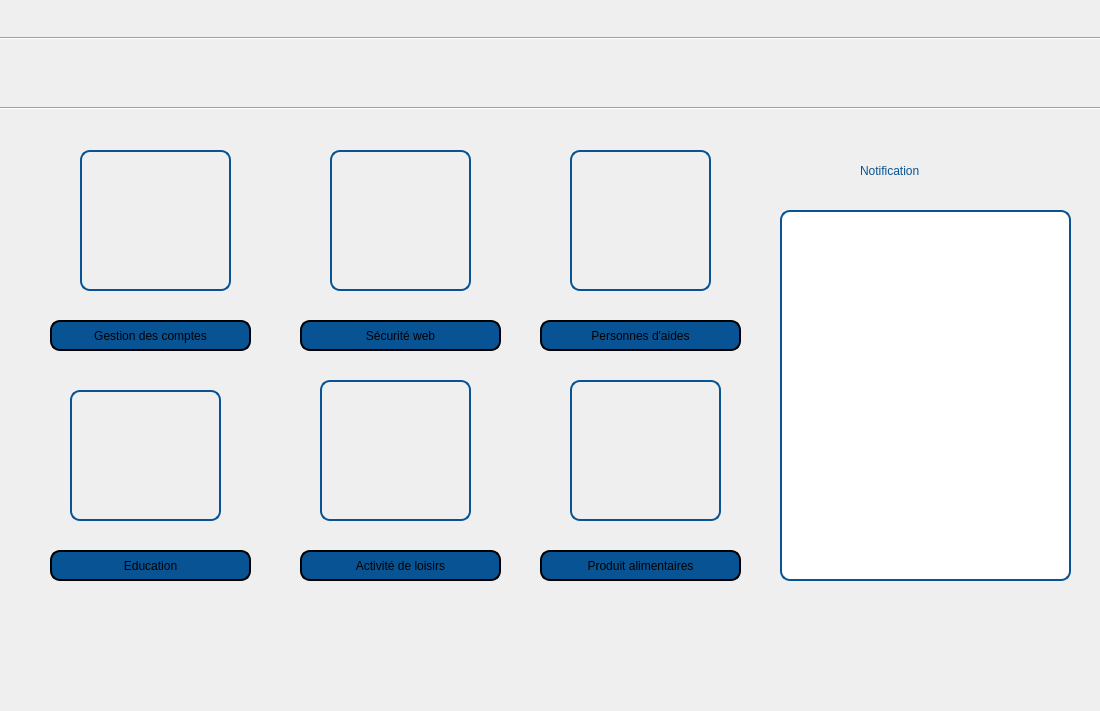
<?xml version="1.0" encoding="UTF-8"?>
<ui version="4.0">
 <class>accueil</class>
 <widget class="QDialog" name="accueil">
  <property name="geometry">
   <rect>
    <x>0</x>
    <y>0</y>
    <width>1100</width>
    <height>711</height>
   </rect>
  </property>
  <property name="windowTitle">
   <string>Dialog</string>
  </property>
  <widget class="Line" name="line_2">
   <property name="geometry">
    <rect>
     <x>-30</x>
     <y>30</y>
     <width>1131</width>
     <height>16</height>
    </rect>
   </property>
   <property name="orientation">
    <enum>Qt::Horizontal</enum>
   </property>
  </widget>
  <widget class="QLabel" name="label">
   <property name="geometry">
    <rect>
     <x>630</x>
     <y>40</y>
     <width>51</width>
     <height>51</height>
    </rect>
   </property>
   <property name="styleSheet">
    <string notr="true">image: url(:/img/home.png);</string>
   </property>
   <property name="text">
    <string/>
   </property>
  </widget>
  <widget class="QLabel" name="label_3">
   <property name="geometry">
    <rect>
     <x>790</x>
     <y>40</y>
     <width>51</width>
     <height>51</height>
    </rect>
   </property>
   <property name="styleSheet">
    <string notr="true">image: url(:/img/rv.png);</string>
   </property>
   <property name="text">
    <string/>
   </property>
  </widget>
  <widget class="QLabel" name="label_2">
   <property name="geometry">
    <rect>
     <x>710</x>
     <y>40</y>
     <width>51</width>
     <height>51</height>
    </rect>
   </property>
   <property name="styleSheet">
    <string notr="true">image: url(:/img/recl.png);</string>
   </property>
   <property name="text">
    <string/>
   </property>
  </widget>
  <widget class="Line" name="line">
   <property name="geometry">
    <rect>
     <x>-30</x>
     <y>100</y>
     <width>1131</width>
     <height>16</height>
    </rect>
   </property>
   <property name="orientation">
    <enum>Qt::Horizontal</enum>
   </property>
  </widget>
  <widget class="QLabel" name="label_4">
   <property name="geometry">
    <rect>
     <x>1020</x>
     <y>40</y>
     <width>51</width>
     <height>51</height>
    </rect>
   </property>
   <property name="styleSheet">
    <string notr="true">image: url(:/img/profil.png);</string>
   </property>
   <property name="text">
    <string/>
   </property>
  </widget>
  <widget class="QPushButton" name="pushButton">
   <property name="geometry">
    <rect>
     <x>330</x>
     <y>150</y>
     <width>141</width>
     <height>141</height>
    </rect>
   </property>
   <property name="styleSheet">
    <string notr="true">border: 2px solid #085394;
background-image: url(:/img/cp.png);
border-radius: 10px;
padding: 0 8px;
</string>
   </property>
   <property name="text">
    <string/>
   </property>
  </widget>
  <widget class="QPushButton" name="comptes">
   <property name="geometry">
    <rect>
     <x>50</x>
     <y>320</y>
     <width>201</width>
     <height>31</height>
    </rect>
   </property>
   <property name="styleSheet">
    <string notr="true">border: 2px solid black;
background-color: rgb(8, 83, 148);
border-radius: 10px;
padding: 0 8px;
</string>
   </property>
   <property name="text">
    <string>Gestion des comptes</string>
   </property>
  </widget>
  <widget class="QPushButton" name="pushButton_3">
   <property name="geometry">
    <rect>
     <x>70</x>
     <y>390</y>
     <width>151</width>
     <height>131</height>
    </rect>
   </property>
   <property name="styleSheet">
    <string notr="true">border: 2px solid #085394;
background-image: url(:/img/education.png);

border-radius: 10px;
padding: 0 8px;
</string>
   </property>
   <property name="text">
    <string/>
   </property>
  </widget>
  <widget class="QPushButton" name="pushButton_4">
   <property name="geometry">
    <rect>
     <x>50</x>
     <y>550</y>
     <width>201</width>
     <height>31</height>
    </rect>
   </property>
   <property name="styleSheet">
    <string notr="true">border: 2px solid black;
background-color: rgb(8, 83, 148);
border-radius: 10px;
padding: 0 8px;
</string>
   </property>
   <property name="text">
    <string>Education</string>
   </property>
  </widget>
  <widget class="QPushButton" name="pushButton_5">
   <property name="geometry">
    <rect>
     <x>80</x>
     <y>150</y>
     <width>151</width>
     <height>141</height>
    </rect>
   </property>
   <property name="styleSheet">
    <string notr="true">border: 2px solid #085394;
background-image: url(:/img/se.png);
border-radius: 10px;
padding: 0 8px;
</string>
   </property>
   <property name="text">
    <string/>
   </property>
  </widget>
  <widget class="QPushButton" name="securite">
   <property name="geometry">
    <rect>
     <x>300</x>
     <y>320</y>
     <width>201</width>
     <height>31</height>
    </rect>
   </property>
   <property name="styleSheet">
    <string notr="true">border: 2px solid black;
background-color: rgb(8, 83, 148);
border-radius: 10px;
padding: 0 8px;
</string>
   </property>
   <property name="text">
    <string>Sécurité web</string>
   </property>
  </widget>
  <widget class="QPushButton" name="pushButton_7">
   <property name="geometry">
    <rect>
     <x>570</x>
     <y>150</y>
     <width>141</width>
     <height>141</height>
    </rect>
   </property>
   <property name="styleSheet">
    <string notr="true">border: 2px solid #085394;
background-image: url(:/img/per.png);
border-radius: 10px;
padding: 0 8px;
</string>
   </property>
   <property name="text">
    <string/>
   </property>
  </widget>
  <widget class="QPushButton" name="pushButton_8">
   <property name="geometry">
    <rect>
     <x>540</x>
     <y>320</y>
     <width>201</width>
     <height>31</height>
    </rect>
   </property>
   <property name="styleSheet">
    <string notr="true">border: 2px solid black;
background-color: rgb(8, 83, 148);
border-radius: 10px;
padding: 0 8px;
</string>
   </property>
   <property name="text">
    <string>Personnes d'aides</string>
   </property>
  </widget>
  <widget class="QPushButton" name="pushButton_9">
   <property name="geometry">
    <rect>
     <x>570</x>
     <y>380</y>
     <width>151</width>
     <height>141</height>
    </rect>
   </property>
   <property name="styleSheet">
    <string notr="true">border: 2px solid #085394;
background-image: url(:/img/food.png);
border-radius: 10px;
padding: 0 8px;
</string>
   </property>
   <property name="text">
    <string/>
   </property>
  </widget>
  <widget class="QPushButton" name="pushButton_10">
   <property name="geometry">
    <rect>
     <x>300</x>
     <y>550</y>
     <width>201</width>
     <height>31</height>
    </rect>
   </property>
   <property name="styleSheet">
    <string notr="true">border: 2px solid black;
background-color: rgb(8, 83, 148);
border-radius: 10px;
padding: 0 8px;
</string>
   </property>
   <property name="text">
    <string>Activité de loisirs</string>
   </property>
  </widget>
  <widget class="QPushButton" name="pushButton_11">
   <property name="geometry">
    <rect>
     <x>320</x>
     <y>380</y>
     <width>151</width>
     <height>141</height>
    </rect>
   </property>
   <property name="styleSheet">
    <string notr="true">border: 2px solid #085394;
background-image: url(:/img/loisir.png);
border-radius: 10px;
padding: 0 8px;
</string>
   </property>
   <property name="text">
    <string/>
   </property>
  </widget>
  <widget class="QPushButton" name="pushButton_12">
   <property name="geometry">
    <rect>
     <x>540</x>
     <y>550</y>
     <width>201</width>
     <height>31</height>
    </rect>
   </property>
   <property name="styleSheet">
    <string notr="true">border: 2px solid black;
background-color: rgb(8, 83, 148);
border-radius: 10px;
padding: 0 8px;
</string>
   </property>
   <property name="text">
    <string>Produit alimentaires</string>
   </property>
  </widget>
  <widget class="QLineEdit" name="lineEdit">
   <property name="geometry">
    <rect>
     <x>780</x>
     <y>210</y>
     <width>291</width>
     <height>371</height>
    </rect>
   </property>
   <property name="styleSheet">
    <string notr="true">border: 2px solid #085394;

border-radius: 10px;
padding: 0 8px;
</string>
   </property>
  </widget>
  <widget class="QLabel" name="label_5">
   <property name="geometry">
    <rect>
     <x>860</x>
     <y>150</y>
     <width>221</width>
     <height>41</height>
    </rect>
   </property>
   <property name="styleSheet">
    <string notr="true">color: rgb(8, 83, 148);
font: 63 15pt &quot;Mudir MT&quot;;</string>
   </property>
   <property name="text">
    <string>Notification</string>
   </property>
  </widget>
 </widget>
 <resources/>
 <connections/>
</ui>
